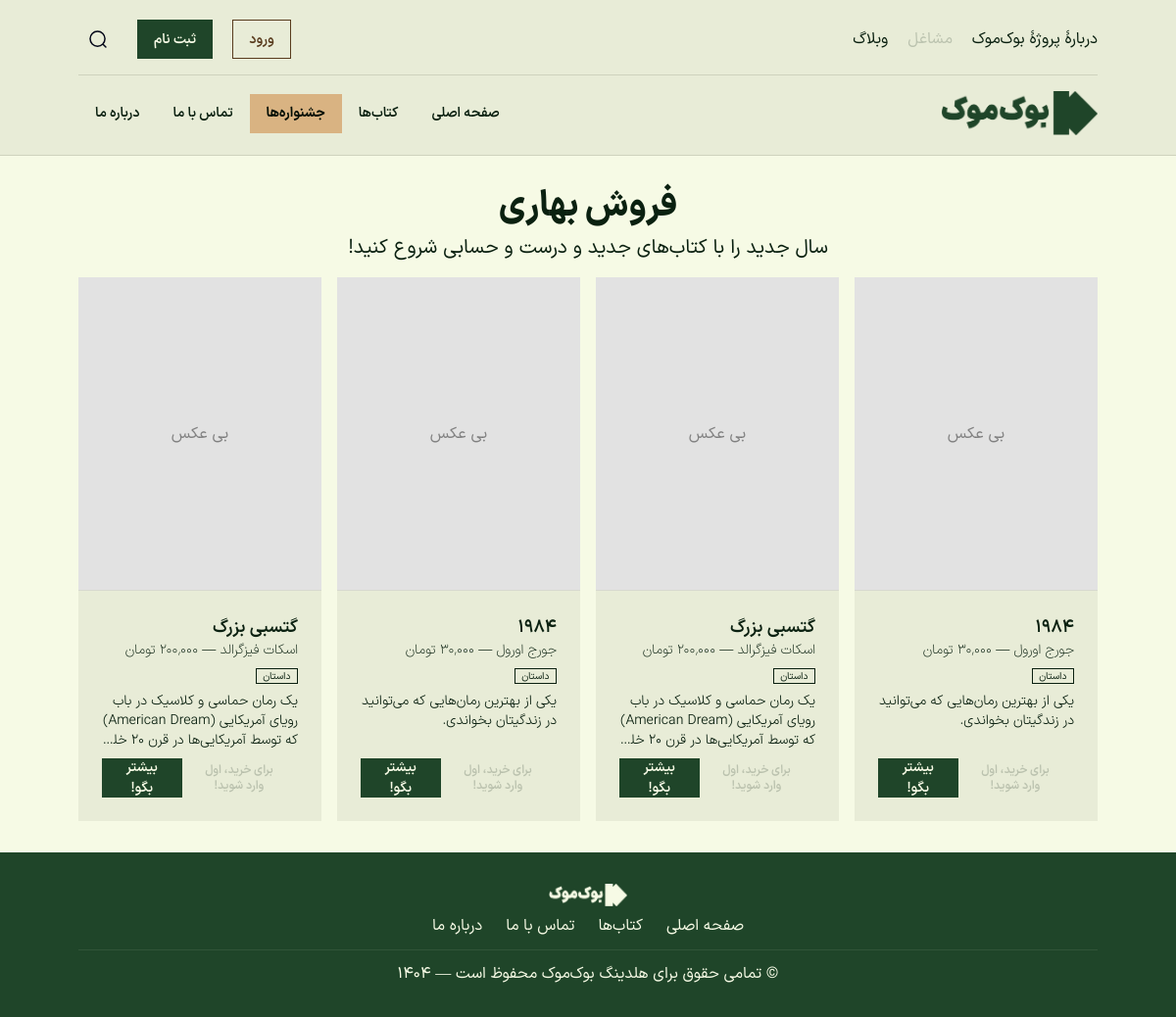
Page /campaigns/1 on the committed database.
### tables this page shows
CREATE TABLE `campaigns` (
  `id` int NOT NULL AUTO_INCREMENT,
  `name` varchar(255) NOT NULL,
  `description` text,
  `start_date` date NOT NULL,
  `end_date` date DEFAULT NULL,
  `created_at` timestamp NULL DEFAULT CURRENT_TIMESTAMP,
  PRIMARY KEY (`id`)
);

### app/controllers/CampaignController.php (called while the page is built, shortened)
<?php
class CampaignController
{
  protected $db;
  public function __construct()
  {
    $config = require(base_path('config/db.php'));
    $this->db = new Database($config);
  }
  public function show(array $params): void
  {
    $campaigns_query = "
        WITH LimitedCampaignBooks AS (
            SELECT
                cb.campaign_id,
                b.id AS book_id,
                b.title,
                b.author,
                b.description,
                b.image,
                b.isbn,
                b.published_at,
                b.created_at,
                sb.price,
                sb.stock,
                ROW_NUMBER() OVER (PARTITION BY cb.campaign_id ORDER BY b.published_at DESC) AS row_num
            FROM campaign_books cb
            JOIN books b ON cb.book_id = b.id
            JOIN shopkeeper_books sb ON sb.book_id = b.id
        )
        SELECT
            c.id AS campaign_id,
            c.name,
            c.description,
            c.created_at,
            COUNT(DISTINCT cb.book_id) AS total_books,
            JSON_ARRAYAGG(
                JSON_OBJECT(
                    'book_id', lcb.book_id,
                    'title', lcb.title,
                    'author', lcb.author,
                    'description', lcb.description,
                    'image', lcb.image,
                    'isbn', lcb.isbn,
                    'created_at', lcb.created_at,
                    'published_at', lcb.published_at,
                    'price', lcb.price,
                    'stock', lcb.stock
                )
            ) AS campaign_books
        FROM campaigns c
        LEFT JOIN campaign_books cb ON c.id = cb.campaign_id
        LEFT JOIN LimitedCampaignBooks lcb ON c.id = lcb.campaign_id AND lcb.row_num <= 4
        WHERE c.id = ?
        GROUP BY c.id, c.name, c.description, c.created_at;
    ";
    $campaigns_data = $this->db->fetch_all_as_object($campaigns_query, [$params['campaign_id']]);
    $book_ids = [];
    foreach ($campaigns_data as $campaign) {
      $books = json_decode($campaign->campaign_books, true);
      foreach ($books as $book) {
        $book_ids[] = $book['book_id'];
      }
    }
    $book_ids = array_unique($book_ids);
    if (!empty($book_ids)) {
      foreach ($campaigns_data as &$campaign) {
        $books = json_decode($campaign->campaign_books, true);
        $campaign->campaign_books = $books;
      }
    }
    load_view('campaigns/show', ['c' => $campaigns_data[0]]);
  }
}

### index.php (called while the page is built, shortened)
<?php
require_once('./helpers.php');
require_once(base_path('framework/Session.php'));
require_once(base_path('framework/Database.php'));
require_once(base_path('framework/Router.php'));
$config = require(base_path('config/db.php'));
$router = new Router();
$uri = parse_url($_SERVER['REQUEST_URI'], PHP_URL_PATH);
$router->route($uri);

### config/db.php (called while the page is built)
<?php
return [
  'host' => '127.0.0.1',
  'username' => 'ahk',
  'password' => '@HK-developer2008',
  'dbName' => 'bookmook',
  'port' => 3306,
];

### framework/Database.php (called while the page is built, shortened)
<?php
class Database
{
  public $conn;
  public function __construct(array $config)
  {
    try {
      $this->conn = new mysqli(
        $config['host'],
        $config['username'],
        $config['password'],
        $config['dbName'],
        $config['port']
      );
      $this->conn->set_charset("utf8mb4");
    } catch (Exception $e) {
      throw new Exception("Database connection failed: " . $e->getMessage());
    }
  }
  public function query(string $query, array $params = [])
  {
    try {
      $statement = $this->conn->prepare($query);
      if (!empty($params)) {
        $types = '';
        $bindParams = [];
        foreach ($params as $param) {
          if (is_int($param)) {
            $types .= 'i';
          } elseif (is_float($param)) {
            $types .= 'd';
          } elseif (is_string($param)) {
            $types .= 's';
          } else {
            $types .= 'b';
          }
          $bindParams[] = $param;
        }
        $statement->bind_param($types, ...$bindParams);
      }
      $statement->execute();
      $result = $statement->get_result();
      return $result;
    } catch (Exception $e) {
      throw new Exception("Query failed to execute: " . $e->getMessage());
    }
  }
  public function fetch_all_as_object(string $query, array $params = []): array
  {
    $result = $this->query($query, $params);
    $objects = [];
    while ($row = $result->fetch_object()) {
      $objects[] = $row;
    }
    return $objects;
  }
}

### framework/Session.php (called while the page is built, shortened)
<?php
class Session
{
  public static function get(string $key, mixed $default = null): mixed
  {
    return isset($_SESSION[$key]) ? $_SESSION[$key] : $default;
  }
  public static function has(string $key): bool
  {
    return isset($_SESSION[$key]);
  }
}

### app/views/campaigns/show.view.php (the view, shortened to what this page needs)
<?= load_partial('top-layout', ['page_title' => 'جستجو', 'body_styles' => 'h-dvh flex justify-between flex-col']) ?>
<div>
  <?= load_partial('header') ?>
  <main class="space-y-36 px-20 py-8">
    <section class="w-full">
      <form action="/search/books" method="get">
        <div>
          <div class="flex flex-col gap-2 text-center">
            <h1 class="text-4xl font-extrabold"><?= $c->name ?></h1>
            <p class="text-xl">
              <?= $c->description ?>
            </p>
          </div>
      </form>
</div>
<div class="mt-4">
  <div class="grid grid-cols-4 gap-4">
    <?php foreach ($c->campaign_books as $book) : ?>
      <?php $book = (object) $book; ?>
      <?= load_component('product-card', ['book' => $book]) ?>
    <?php endforeach; ?>
  </div>
</div>
<?= load_partial('footer') ?>
<?= load_partial('bottom-layout') ?>

### framework/Router.php (shortened to what this page needs)
<?php
class Router
{
  protected $routes = [];
  private function register_route(string $method, string $uri, string $action, array $middleware = []): void
  {
    list($controller, $controller_method) = explode("@", $action);
    $this->routes[] = [
      'method' => $method,
      'uri' => $uri,
      'controller' => $controller,
      'controller_method' => $controller_method,
      'middleware' => $middleware
    ];
  }
  public function route(string $req_uri): void
  {
    $req_method = $_SERVER['REQUEST_METHOD'];
    foreach ($this->routes as $r) {
      $uri_segments = explode("/", trim($req_uri, "/"));
      $route_segments = explode("/", trim($r['uri'], '/'));
      if (
        count($uri_segments) == count($route_segments) and
        strtoupper($r['method']) == $req_method
      ) {
        $params = [];
        $match = true;
        $params_regex = "/\{(.+?)\}/";
        for ($i = 0; $i < count($uri_segments); $i++) {
          if (
            $route_segments[$i] != $uri_segments[$i] and
            !preg_match($params_regex, $route_segments[$i])
          ) {
            $match = false;
            break;
          }
          if (preg_match($params_regex, $route_segments[$i], $matches)) {
            $params[$matches[1]] = $uri_segments[$i];
          }
        }
        if ($match) {
          $controller_class = 'app\\controllers\\' . $r['controller'];
          $controller_method = $r['controller_method'];
          if (class_exists($controller_class)) {
            $controller_instance = new $controller_class;
            $controller_instance->$controller_method($params);
          } else {
            die("Controller class not found: " . $controller_class);
          }
        }
      }
    }
  }
}

### rows in the picture
campaigns: name "فروش بهاری", description "سال جدید را با کتاب‌های جدید و درست و حسابی شروع کنید!"

### other values in the picture
$book->title "۱۹۸۴"
$book->author "جورج اورول"
format_price($book->price) "۳۰٬۰۰۰ تومان"
$category "داستان"
$book->description "یکی از بهترین رمان‌هایی که می‌توانید در زندگیتان بخواندی."
$book->title "گتسبی بزرگ"
$book->author "اسکات فیزگرالد"
format_price($book->price) "۲۰۰٬۰۰۰ تومان"
$book->description "یک رمان حماسی و کلاسیک در باب رویای آمریکایی (American Dream) که توسط آمریکایی‌ها در قرن ۲۰…"
